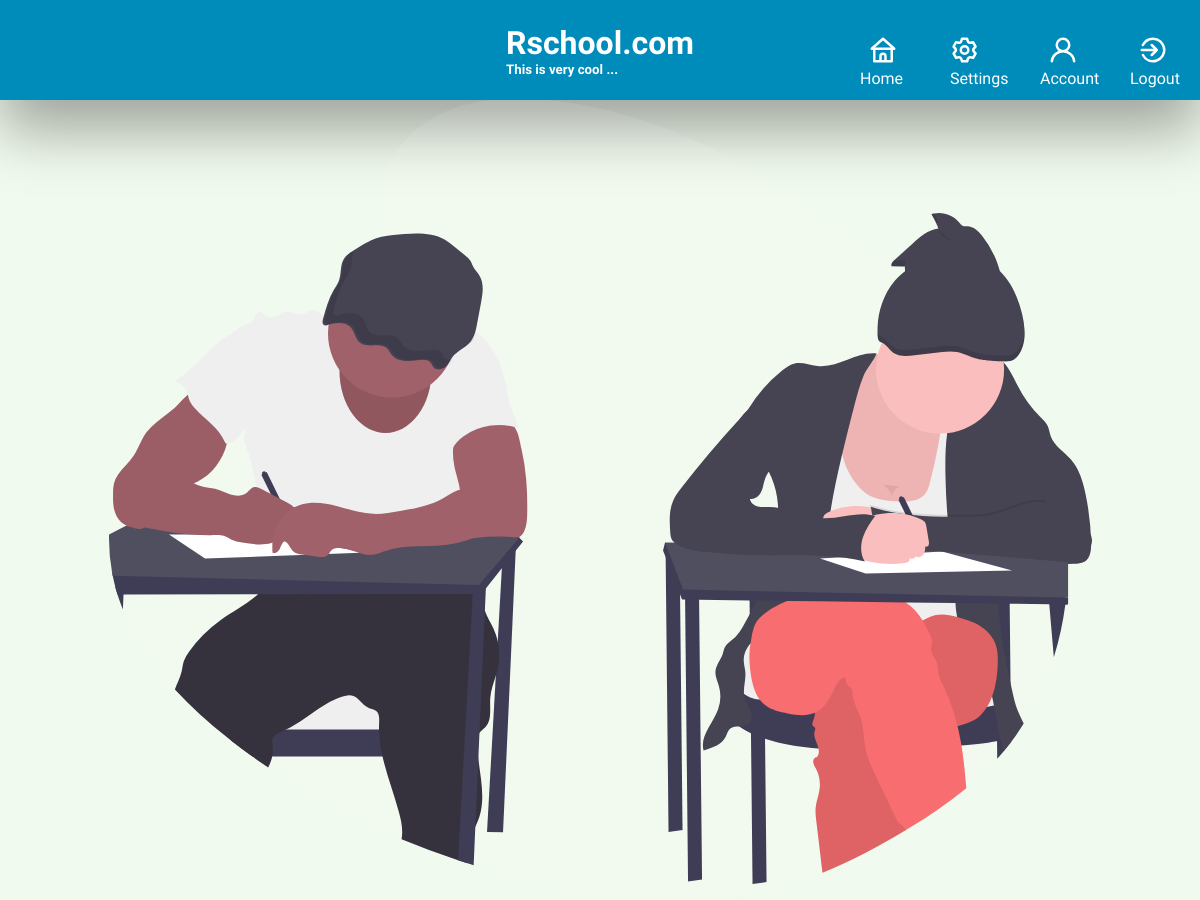
The app's page /profile/lessons/11/ (signed in), older data.
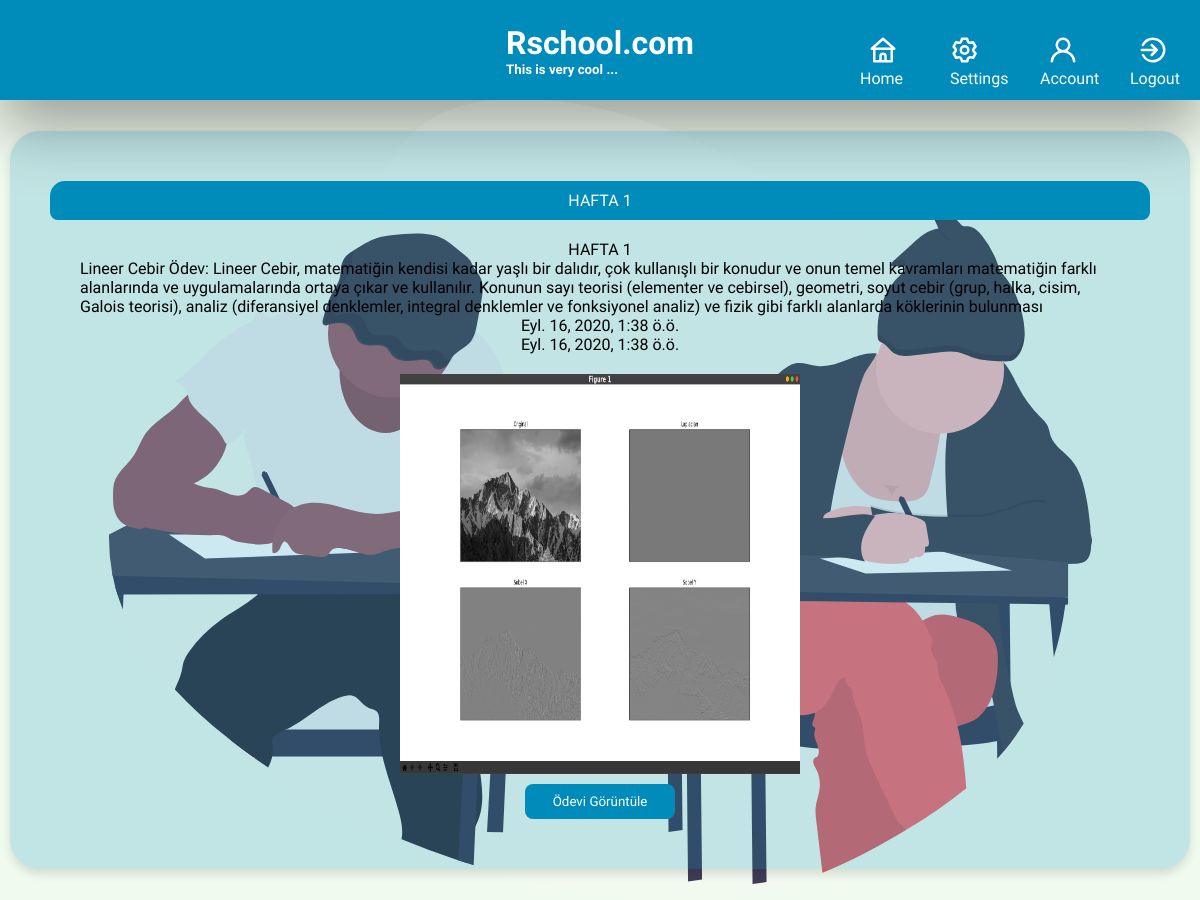
The same page, newer data.
### lesson/models.py (models this page shows, shortened)
class LessonContent(models.Model):
	lessonID = models.ForeignKey(Lesson,on_delete=models.CASCADE)
	title = models.CharField(max_length=200)
	description = models.TextField(blank=True)
	content = models.FileField(upload_to='lesson-Content',blank=True)
	rich_content = RichTextField(null=True,blank=True)
	create_at = models.DateTimeField(auto_now_add=True)
	update_at = models.DateTimeField(auto_now=True)

### lesson/views/lesson_router.py (the view)
# urls.py: path('profile/lessons/<int:lessonID>/',lesson_router.lessonRedirect, name = 'lesson'),
def lessonRedirect(request,lessonID):
	print(lessonID)
	data = LessonContent.objects.filter(lessonID=lessonID)
	return render(request,'page/lessons.html',{'data':data})

### templates/page/lessons.html (shortened to what this page needs)
{% extends 'home/base.html' %}
{% load static %}
{% block css %}
    <link rel="stylesheet" href="{% static 'lesson_pages/lesson.css' %}">
{% endblock %}
{% block content %}
<div class="global-wrapper flex-row">
        {% for foo in data %}
        <div class="lesson-card flex">
            <section class="lesson-name flex">
                <p>{{ foo.title }}</p>
            </section>
            <section class="lesson-detail flex">
                <li>{{ foo.title }}</li>
                <li>{{ foo.description }}</li>
                <li>{{ foo.create_at }}</li>
                <li>{{ foo.update_at }}</li>
            </section>
            <div class="content-wrapper">
                <img src="  {{ MEDIA_URL }} {{ foo.content.url }}" alt="" ></div>
                <a href="{{ MEDIA_URL }} {{ foo.content.url }}"><button>Ödevi Görüntüle</button></a>
            </div>
                {% endfor %}
    </div>
</div>
{% endblock %}

Row changes from the older to the newer data that the page shows:
added LessonContent: title "HAFTA 1", description "Lineer Cebir Ödev: Lineer Cebir, matematiğin kendisi kadar yaşlı bir dalıdır, çok kullanışlı bir konudur ve onun temel kavramları matematiğin farklı alanlarında ve uygulamalarında ortaya çıkar ve kullanılır. Konunun sayı teorisi (elementer ve cebirsel), geometri, soyut cebir (grup, halka, cisim, Galois teorisi), analiz (diferansiyel denklemler, integral denklemler ve fonksiyonel analiz) ve fizik gibi farklı alanlarda köklerinin bulunması", create_at "Eyl. 16, 2020, 1:38 ö.ö.", update_at "Eyl. 16, 2020, 1:38 ö.ö.", content (picture)
